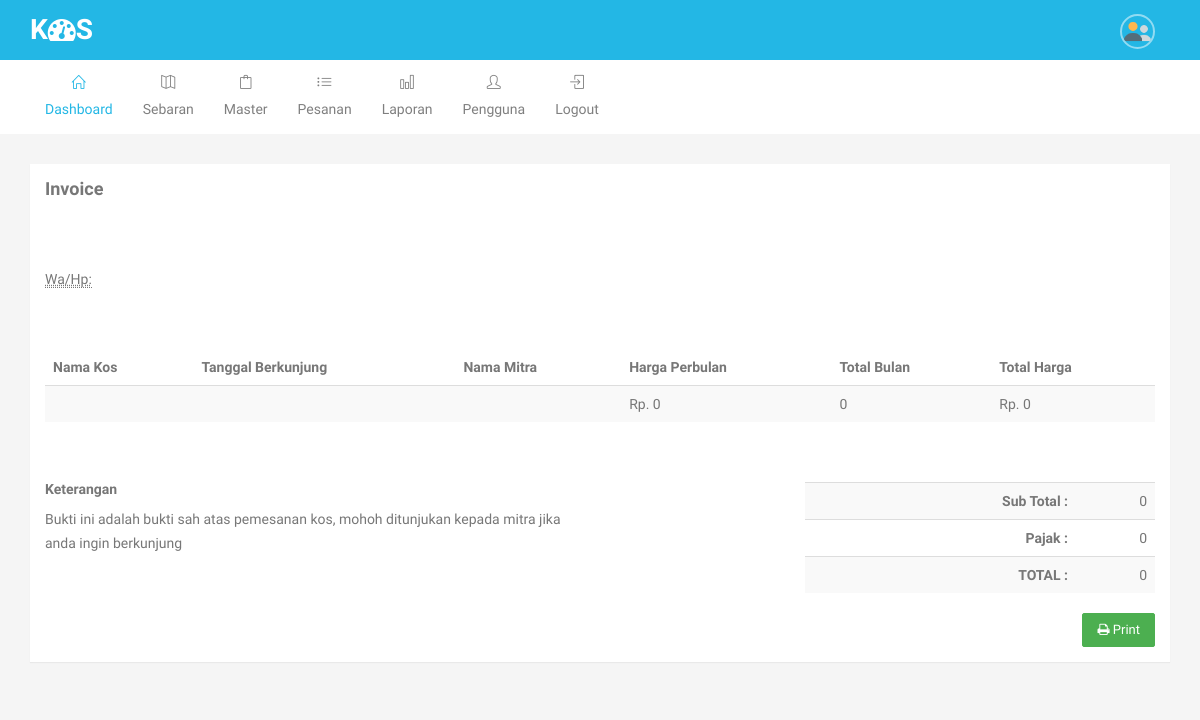
Before: /invoice/TRXAB5762C8 (signed in) with the older database file.
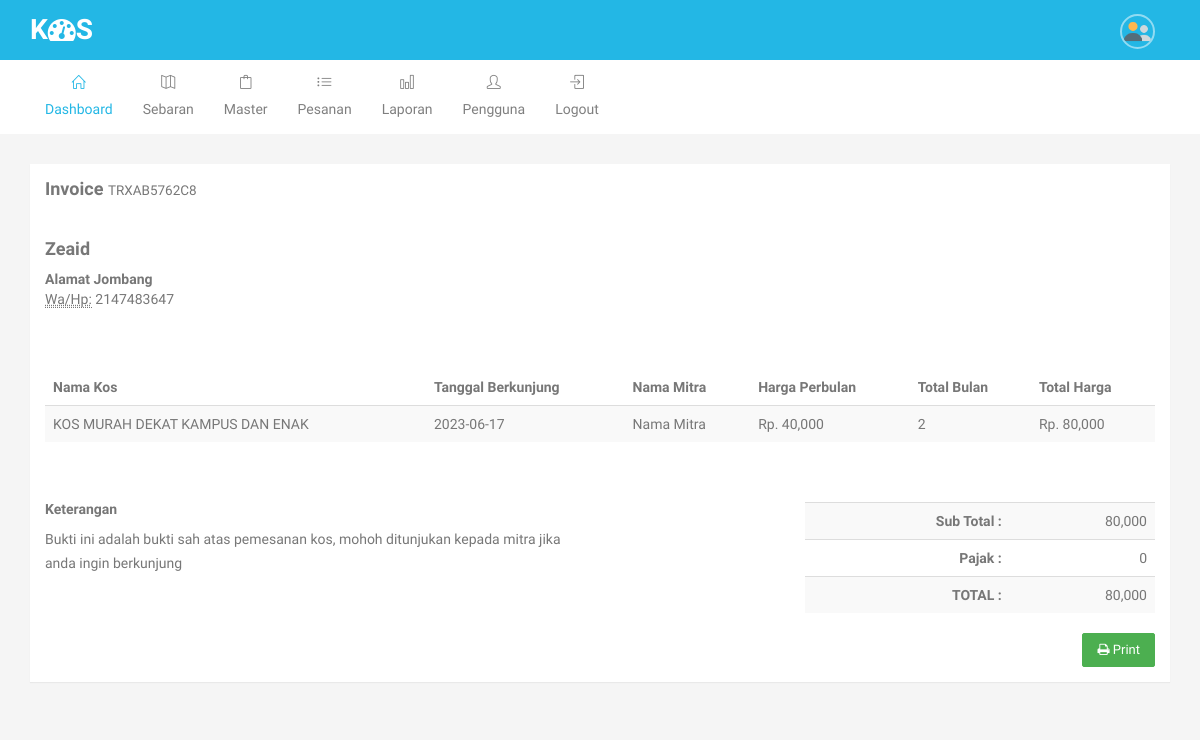
After: the same page with the newer database file.
### tables this page shows
CREATE TABLE `m_transaksi` (
  `id` int(11) NOT NULL,
  `id_pelanggan` int(11) NOT NULL,
  `id_kos` int(11) NOT NULL,
  `kode_transaksi` text NOT NULL,
  `tgl_pemesanan` datetime NOT NULL,
  `tgl_kunjung` date NOT NULL,
  `keterangan` text NOT NULL,
  `harga` int(11) NOT NULL,
  `total_bulan` int(11) NOT NULL,
  `nama` text NOT NULL,
  `hp` int(11) NOT NULL,
  `grand_total` int(11) NOT NULL,
  `status` text NOT NULL
);

CREATE TABLE `m_pelanggan` (
  `id` int(11) NOT NULL,
  `nama` varchar(225) NOT NULL,
  `hp` text NOT NULL,
  `email` text NOT NULL,
  `alamat` text NOT NULL,
  `username` text NOT NULL,
  `password` text NOT NULL,
  `status` text NOT NULL,
  `level` int(11) NOT NULL
);

CREATE TABLE `m_kos` (
  `id` int(11) NOT NULL,
  `kode` varchar(24) NOT NULL,
  `nama` text NOT NULL,
  `id_mitra` int(11) NOT NULL,
  `harga` int(11) NOT NULL,
  `deskripsi` text NOT NULL,
  `alamat` text NOT NULL,
  `lat` text NOT NULL,
  `lng` text NOT NULL,
  `gambar` text NOT NULL,
  `gambar2` text NOT NULL,
  `gambar3` text NOT NULL
);

CREATE TABLE `m_mitra` (
  `id` int(11) NOT NULL,
  `nama` varchar(225) NOT NULL,
  `hp` text NOT NULL,
  `email` text NOT NULL,
  `alamat` text NOT NULL,
  `username` text NOT NULL,
  `password` text NOT NULL,
  `status` text NOT NULL
);

### pages/invoice.php (the view)
<?php
$datane = mysqli_fetch_array(mysqli_query($conn,"SELECT c.*, c.nama as kos, d.nama as mitra, a.*, a.nama as pelanggan, b.alamat as alamat_pelanggan FROM m_transaksi as a
                                                 LEFT JOIN m_pelanggan as b ON a.id_pelanggan = b.id
                                                 LEFT JOIN m_kos as c ON a.id_kos = c.id
                                                 LEFT JOIN m_mitra as d ON c.id_mitra = d.id
                                                 WHERE a.kode_transaksi='".$_REQUEST['id']."'"));
?>
 <div class="row">
    <div class="col-sm-12">
        <div class="panel panel-default">
            <div class="panel-body">
                <div class="row">
                    <div class="col-md-6">
                        <h4>Invoice <small><?php echo $datane['kode_transaksi']; ?></small></h4>
                    </div>
                </div>
            </div>
            <div class="panel-body">
                <div class="row margin-b-40">
                    <div class="col-sm-6">
                        <h4><?php echo $datane['nama']; ?></h4>
                        <address>
                            <strong><?php echo $datane['alamat_pelanggan']; ?></strong><br>
                            <abbr title="Phone">Wa/Hp:</abbr> <?php echo $datane['hp']; ?>
                        </address>
                    </div>
                </div>
                <div class="table-responsive margin-b-40">
                    <table class="table table-striped">
                        <thead>
                            <tr>
                                <th>Nama Kos</th>
                                <th>Tanggal Berkunjung</th>
                                <th>Nama Mitra</th>
                                <th>Harga Perbulan</th>
                                <th>Total Bulan</th>
                                <th>Total Harga</th>
                            </tr>
                        </thead>
                        <tbody>
                            <tr>
                                <td><?php echo $datane['kos']; ?></td>
                                <td><?php echo $datane['tgl_kunjung']; ?></td>
                                <td><?php echo $datane['mitra']; ?></td>
                                <td>Rp. <?php echo number_format($datane['harga']); ?></td>
                                <td><?php echo number_format($datane['total_bulan']); ?></td>
                                <td>Rp. <?php echo number_format($datane['grand_total']); ?></td>
                            </tr>
                        </tbody>
                    </table>
                </div>
                <div class="row">
                    <div class='col-md-6'>
                        <h5>Keterangan</h5>
                        <p>
                            Bukti ini adalah bukti sah atas pemesanan kos, mohoh ditunjukan kepada mitra jika anda ingin berkunjung
                        </p>
                    </div>
                    <div class="col-md-4 col-md-offset-2">
                        <table class="table table-striped text-right">
                            <tbody>
                                <tr>
                                    <td><strong>Sub Total :</strong></td>
                                    <td><?php echo number_format($datane['grand_total']); ?></td>
                                </tr>
                                <tr>
                                    <td><strong>Pajak :</strong></td>
                                    <td>0</td>
                                </tr>
                                <tr>
                                    <td><strong>TOTAL :</strong></td>
                                    <td><?php echo number_format($datane['grand_total']); ?></td>
                                </tr>
                            </tbody>
                        </table>
                    </div>
                </div>
                <div class="row">
                    <div class="col-md-12 text-right">
                        <div>
                            <button class="btn btn-success" onclick="window.print();"><i class="fa fa-print"></i> Print</button>
                        </div>
                    </div>
                </div>
            </div>
        </div>
    </div>
</div>

Changed rows visible on the page:
now on this page (row edited): m_transaksi: kode_transaksi "TRXAB5762C8", nama "Zeaid", id_pelanggan.alamat "Alamat Jombang", hp "2147483647", id_kos.nama "KOS MURAH DEKAT KAMPUS DAN ENAK", tgl_kunjung "2023-06-17", m_mitra.nama "Nama Mitra", harga "40,000", total_bulan "2", grand_total "80,000"
Other visible differences:
$datane['harga']: "0" → (not shown)
$datane['total_bulan']: "0" → (not shown)
$datane['grand_total']: "0" → (not shown)
